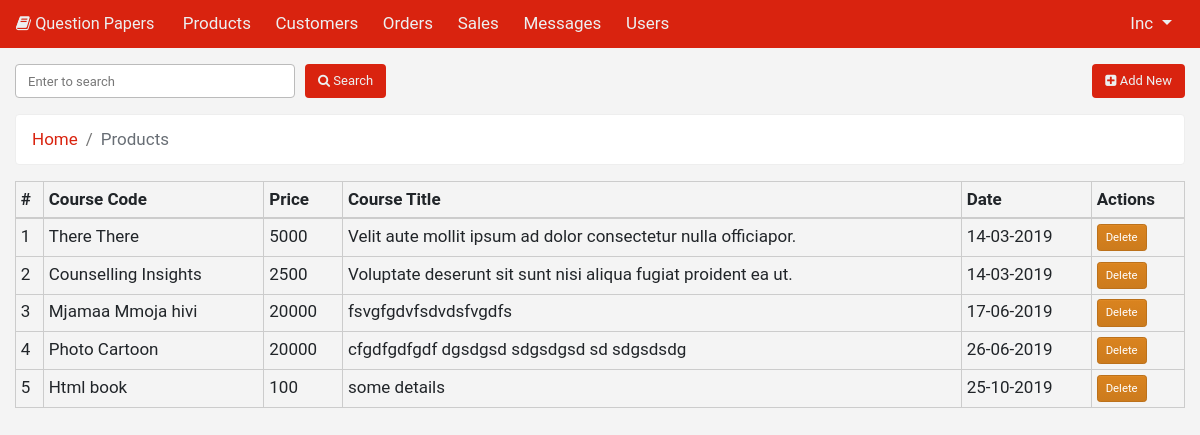
Screenshot of /app/admin/products.php (signed in) with the database file from the repository.
### tables this page shows
CREATE TABLE `products` (
  `id` int(11) NOT NULL,
  `title` varchar(100) NOT NULL,
  `price` int(11) NOT NULL,
  `pdesc` text NOT NULL,
  `img` text NOT NULL,
  `created_at` datetime NOT NULL DEFAULT CURRENT_TIMESTAMP,
  `created_by` varchar(100) NOT NULL
);

### app/admin/includes/functions.php (called while the page is built, shortened)
<?php
function fetch_data($table, $field = FALSE, $val = FALSE, $limit=FALSE){
	global $conn;
	if ($field === FALSE && $val === FALSE){
		$table = ($limit !== FALSE) ? $table." LIMIT ".$limit : $table;
		$sql = mysqli_query($conn, "SELECT * FROM {$table}");
		return mysqli_fetch_all($sql, MYSQLI_ASSOC);
	}else{
		$sql = mysqli_query($conn, "SELECT * FROM {$table} WHERE $field = '$val'");
		return  mysqli_fetch_all($sql, MYSQLI_ASSOC);
	}
}
function split_time($date){
	$new = explode(" ", $date);
	$new = $new[0];
	$new = date("d-m-Y", strtotime($new));
	return $new;
}

### app/admin/products.php (the view, shortened to what this page needs)
<?php include 'inc/header.php'; ?>
<div class="container-fluid">
	<div class="row mt-3">
		<div class="col-md-6">
			<form action="" class="form-row">
				<div class="col">
					<input type="search" name="s" class="form-control" placeholder="Enter to search">
				</div>
				<div class="col">
					<button class="btn main-bg"><i class="fa fa-search"></i> Search</button>
				</div>
			</form>
		</div>
		<div class="col" align="right">
			<button class="btn main-bg" data-toggle="modal" data-target="#addProd">
				<i class="fa fa-plus-square"></i> Add New
			</button>
		</div>
	</div>
	<ol class="breadcrumb mt-3">
		<li class="breadcrumb-item"><a href="index.php">Home</a></li>
		<li class="breadcrumb-item active">Products</li>
	</ol>
	<table class="table table-bordered table-sm mt-3">
		<thead>
			<tr>
				<th>#</th>
				<th>Course Code</th>
				<th>Price</th>
				<th>Course Title</th>
				<th>Date</th>
				<th>Actions</th>
			</tr>
		</thead>
		<tbody>
			<?php
				if (isset($_GET['s'])) {
					$books = mysqli_query($conn, "SELECT * FROM products WHERE title LIKE '%".$_GET['s']."%'");
				}else{
					$books = fetch_data('products');
				}
			?>
			<?php if ($books): ?>
				<?php foreach ($books as $book): ?>
					<tr>
						<td><?php echo $book['id']; ?></td>
						<td><?php echo $book['title']; ?></td>
						<td><?php echo $book['price']; ?></td>
						<td><?php echo $book['pdesc']; ?></td>
						<td><?php echo split_time($book['created_at']); ?></td>
						<td>
							<a href="includes/actions.php?act=del_prod&id=<?php echo $book['id'] ?>" onclick="return confirm_delete()" class="btn btn-danger btn-sm">Delete</a>
						</td>
					</tr>
				<?php endforeach ?>
			<?php endif ?>
		</tbody>
	</table>
</div>
<?php include 'inc/footer.php'; ?>

### app/admin/inc/header.php (shortened to what this page needs)
<?php include 'includes/dbh.php'; ?>
<?php include 'includes/functions.php'; ?>
<!DOCTYPE html>
<html lang="en">
<head>
    <link rel="stylesheet" href="../assets/css/bootstrap.css">
	<link rel="stylesheet" href="../assets/font-awesome/css/font-awesome.min.css">
	<link rel="stylesheet" href="../assets/css/sweetalert.css">
	<link rel="stylesheet" href="../assets/css/style.css">
</head>
<body>
    <nav class="navbar navbar-expand-lg navbar-dark">
    	<div class="container-fluid px-0">
    		<a class="navbar-brand" href="products.php"><i class="fa fa-book"></i> Question Papers </a>
		  	<div class="navbar-collapse collapse" id="navbarColor01" style="">
			    <ul class="navbar-nav mr-auto">
			      <li class="nav-item">
			        <a class="nav-link" href="products.php"> Products</a>
			      </li>
			      <li class="nav-item">
			        <a class="nav-link" href="customers.php"> Customers</a>
			      </li>
			      <li class="nav-item">
			        <a class="nav-link" href="manage_orders.php"> Orders</a>
			      </li>
			      <li class="nav-item">
			        <a class="nav-link" href="sales.php"> Sales</a>
			      </li>
			      <?php if (strtolower($_SESSION['role']) == 'admin'): ?>
			      <li class="nav-item">
			        <a class="nav-link" href="messages.php"> Messages</a>
			      </li>
			      	<li class="nav-item">
				       <a class="nav-link" href="users.php"> Users</a>
				    </li>
			      <?php endif ?>
			    </ul>
			    <ul class="nav navbar-nav ml-auto">
	            	<li class="nav-item dropdown mr-0">
		              <a class="nav-link dropdown-toggle" data-toggle="dropdown" href="#">
		              	<?= $_SESSION['name'] ?> <span class="caret"></span>
		              </a>
		            </li>
	          	</ul>
			</div>
	    </div>
	</nav>

### app/admin/inc/footer.php (shortened to what this page needs)
</body>
</html>

### app/assets/css/style.css (style rules this page uses)
body { background: #f4f4f4; font-family: 'Roboto' !important; font-size: 17px; }
.main-bg { background-color: #d9230f; color: #ecf0f1; }
.navbar { background-color: #d9230f; padding: 0 1rem; font-weight: 400; border: none !important; }
.navbar .navbar-brand { color: #ecf0f1; }
.navbar .navbar-nav .nav-link { color: #ecf0f1; border-radius: none; padding: 0.7rem .5rem; margin: 0 0.25em; }
.navbar .navbar-collapse, .navbar .navbar-form { border-color: #ecf0f1; }
.breadcrumb-item.active { color: #686e75; }

### rows the page displays
products: id "1", title "There There", price "5000", pdesc "Velit aute mollit ipsum ad dolor consectetur nulla officiapor.", created_at "14-03-2019"
products: id "2", title "Counselling Insights", price "2500", pdesc "Voluptate deserunt sit sunt nisi aliqua fugiat proident ea ut.", created_at "14-03-2019"
products: id "3", title "Mjamaa Mmoja hivi", price "20000", pdesc "fsvgfgdvfsdvdsfvgdfs", created_at "17-06-2019"
products: id "4", title "Photo Cartoon", price "20000", pdesc "cfgdfgdfgdf dgsdgsd sdgsdgsd sd sdgsdsdg", created_at "26-06-2019"
products: id "5", title "Html book", price "100", pdesc "some details", created_at "25-10-2019"

### other values shown
$_SESSION['name'] "Inc"
